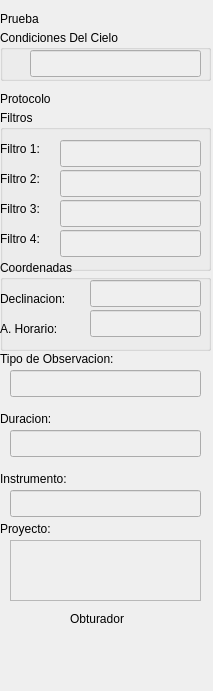
<?xml version="1.0" encoding="UTF-8"?>
<ui version="4.0">
 <class>FormPruebaData</class>
 <widget class="QWidget" name="FormPruebaData">
  <property name="geometry">
   <rect>
    <x>0</x>
    <y>0</y>
    <width>213</width>
    <height>691</height>
   </rect>
  </property>
  <property name="windowTitle">
   <string>Form</string>
  </property>
  <widget class="QGroupBox" name="groupBox">
   <property name="geometry">
    <rect>
     <x>0</x>
     <y>30</y>
     <width>211</width>
     <height>51</height>
    </rect>
   </property>
   <property name="title">
    <string>Condiciones Del Cielo</string>
   </property>
   <widget class="QLineEdit" name="lineEditCondiciones">
    <property name="enabled">
     <bool>false</bool>
    </property>
    <property name="geometry">
     <rect>
      <x>30</x>
      <y>20</y>
      <width>171</width>
      <height>27</height>
     </rect>
    </property>
   </widget>
  </widget>
  <widget class="QLabel" name="label">
   <property name="geometry">
    <rect>
     <x>0</x>
     <y>10</y>
     <width>61</width>
     <height>17</height>
    </rect>
   </property>
   <property name="styleSheet">
    <string notr="true">font: 75 12pt &quot;Arial&quot;;</string>
   </property>
   <property name="text">
    <string>Prueba</string>
   </property>
  </widget>
  <widget class="QLabel" name="label_8">
   <property name="geometry">
    <rect>
     <x>0</x>
     <y>410</y>
     <width>71</width>
     <height>17</height>
    </rect>
   </property>
   <property name="text">
    <string>Duracion:</string>
   </property>
  </widget>
  <widget class="QLineEdit" name="lineEditDuracion">
   <property name="enabled">
    <bool>false</bool>
   </property>
   <property name="geometry">
    <rect>
     <x>10</x>
     <y>430</y>
     <width>191</width>
     <height>27</height>
    </rect>
   </property>
  </widget>
  <widget class="QLabel" name="label_9">
   <property name="geometry">
    <rect>
     <x>0</x>
     <y>520</y>
     <width>91</width>
     <height>17</height>
    </rect>
   </property>
   <property name="text">
    <string>Proyecto:</string>
   </property>
  </widget>
  <widget class="QGroupBox" name="groupBox_4">
   <property name="geometry">
    <rect>
     <x>0</x>
     <y>260</y>
     <width>211</width>
     <height>91</height>
    </rect>
   </property>
   <property name="title">
    <string>Coordenadas</string>
   </property>
   <widget class="QLabel" name="label_5">
    <property name="geometry">
     <rect>
      <x>0</x>
      <y>30</y>
      <width>91</width>
      <height>17</height>
     </rect>
    </property>
    <property name="text">
     <string>Declinacion:</string>
    </property>
   </widget>
   <widget class="QLabel" name="label_6">
    <property name="geometry">
     <rect>
      <x>0</x>
      <y>60</y>
      <width>81</width>
      <height>17</height>
     </rect>
    </property>
    <property name="text">
     <string>A. Horario:</string>
    </property>
   </widget>
   <widget class="QLineEdit" name="lineEditDeclinacion">
    <property name="enabled">
     <bool>false</bool>
    </property>
    <property name="geometry">
     <rect>
      <x>90</x>
      <y>20</y>
      <width>111</width>
      <height>27</height>
     </rect>
    </property>
   </widget>
   <widget class="QLineEdit" name="lineEditAnguloHorario">
    <property name="enabled">
     <bool>false</bool>
    </property>
    <property name="geometry">
     <rect>
      <x>90</x>
      <y>50</y>
      <width>111</width>
      <height>27</height>
     </rect>
    </property>
   </widget>
  </widget>
  <widget class="QTextEdit" name="textEditProyecto">
   <property name="enabled">
    <bool>false</bool>
   </property>
   <property name="geometry">
    <rect>
     <x>10</x>
     <y>540</y>
     <width>191</width>
     <height>61</height>
    </rect>
   </property>
  </widget>
  <widget class="QLabel" name="label_10">
   <property name="geometry">
    <rect>
     <x>0</x>
     <y>470</y>
     <width>101</width>
     <height>17</height>
    </rect>
   </property>
   <property name="text">
    <string>Instrumento:</string>
   </property>
  </widget>
  <widget class="QLabel" name="label_7">
   <property name="geometry">
    <rect>
     <x>0</x>
     <y>350</y>
     <width>151</width>
     <height>17</height>
    </rect>
   </property>
   <property name="text">
    <string>Tipo de Observacion:</string>
   </property>
  </widget>
  <widget class="QLineEdit" name="lineEditTipoObservacion">
   <property name="enabled">
    <bool>false</bool>
   </property>
   <property name="geometry">
    <rect>
     <x>10</x>
     <y>370</y>
     <width>191</width>
     <height>27</height>
    </rect>
   </property>
  </widget>
  <widget class="QLineEdit" name="lineEditInstrumento">
   <property name="enabled">
    <bool>false</bool>
   </property>
   <property name="geometry">
    <rect>
     <x>10</x>
     <y>490</y>
     <width>191</width>
     <height>27</height>
    </rect>
   </property>
  </widget>
  <widget class="QGroupBox" name="groupBox_3">
   <property name="geometry">
    <rect>
     <x>0</x>
     <y>110</y>
     <width>211</width>
     <height>161</height>
    </rect>
   </property>
   <property name="title">
    <string>Filtros</string>
   </property>
   <widget class="QLabel" name="label_2">
    <property name="geometry">
     <rect>
      <x>0</x>
      <y>30</y>
      <width>61</width>
      <height>17</height>
     </rect>
    </property>
    <property name="text">
     <string>Filtro 1:</string>
    </property>
   </widget>
   <widget class="QLabel" name="label_3">
    <property name="geometry">
     <rect>
      <x>0</x>
      <y>60</y>
      <width>61</width>
      <height>17</height>
     </rect>
    </property>
    <property name="text">
     <string>Filtro 2:</string>
    </property>
   </widget>
   <widget class="QLabel" name="label_4">
    <property name="geometry">
     <rect>
      <x>0</x>
      <y>90</y>
      <width>61</width>
      <height>17</height>
     </rect>
    </property>
    <property name="text">
     <string>Filtro 3:</string>
    </property>
   </widget>
   <widget class="QLabel" name="label_11">
    <property name="geometry">
     <rect>
      <x>0</x>
      <y>120</y>
      <width>61</width>
      <height>17</height>
     </rect>
    </property>
    <property name="text">
     <string>Filtro 4:</string>
    </property>
   </widget>
   <widget class="QLineEdit" name="lineEditFiltro1">
    <property name="enabled">
     <bool>false</bool>
    </property>
    <property name="geometry">
     <rect>
      <x>60</x>
      <y>30</y>
      <width>141</width>
      <height>27</height>
     </rect>
    </property>
   </widget>
   <widget class="QLineEdit" name="lineEditFiltro2">
    <property name="enabled">
     <bool>false</bool>
    </property>
    <property name="geometry">
     <rect>
      <x>60</x>
      <y>60</y>
      <width>141</width>
      <height>27</height>
     </rect>
    </property>
   </widget>
   <widget class="QLineEdit" name="lineEditFiltro3">
    <property name="enabled">
     <bool>false</bool>
    </property>
    <property name="geometry">
     <rect>
      <x>60</x>
      <y>90</y>
      <width>141</width>
      <height>27</height>
     </rect>
    </property>
   </widget>
   <widget class="QLineEdit" name="lineEditFiltro4">
    <property name="enabled">
     <bool>false</bool>
    </property>
    <property name="geometry">
     <rect>
      <x>60</x>
      <y>120</y>
      <width>141</width>
      <height>27</height>
     </rect>
    </property>
   </widget>
  </widget>
  <widget class="QLabel" name="label_12">
   <property name="geometry">
    <rect>
     <x>0</x>
     <y>90</y>
     <width>81</width>
     <height>17</height>
    </rect>
   </property>
   <property name="styleSheet">
    <string notr="true">font: 75 12pt &quot;Arial&quot;;</string>
   </property>
   <property name="text">
    <string>Protocolo</string>
   </property>
  </widget>
  <widget class="QLabel" name="label_13">
   <property name="geometry">
    <rect>
     <x>70</x>
     <y>610</y>
     <width>81</width>
     <height>17</height>
    </rect>
   </property>
   <property name="text">
    <string>Obturador</string>
   </property>
  </widget>
  <widget class="QLabel" name="labelObturador">
   <property name="geometry">
    <rect>
     <x>75</x>
     <y>630</y>
     <width>61</width>
     <height>51</height>
    </rect>
   </property>
   <property name="text">
    <string/>
   </property>
  </widget>
 </widget>
 <resources/>
 <connections/>
</ui>
